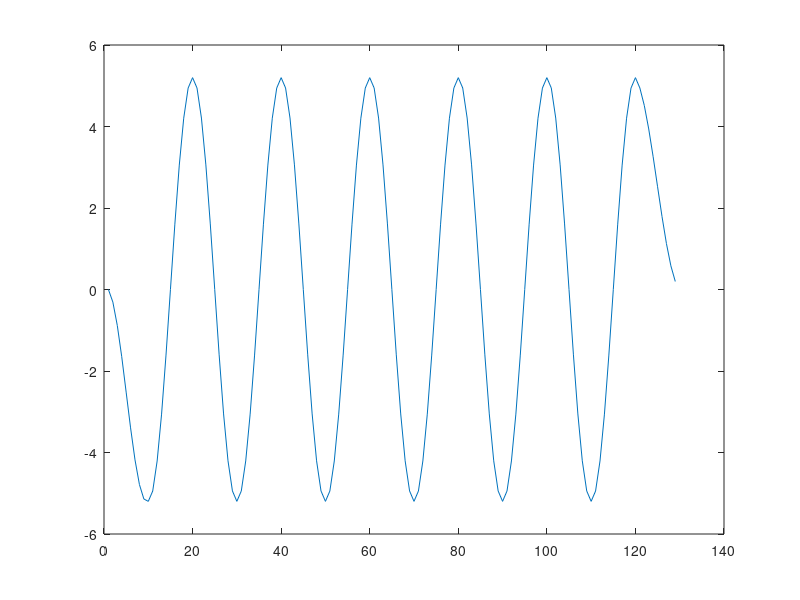

MATLAB code to generate this figure:
% %%%%%%%%%% Part 1 %%%%%%%%%%%%%%%%%%%%
% fc = 1000; %Define 1000 Hz Frequency
% fs = 20000; %Define 20,000 Hz sampling frequency 
% 
% T = 1/fc; %Time period
% Ts = 1/fs; %Sampling time period
% 
% t = 0:Ts:(6*T); % 6 cycles
% 
% x = sin(2*pi*fc*t); %sinusoid with 1000 Hz Freq
% 
% plot(t,x);
% xlabel('TIME VECTOR');
% ylabel('AMPLITUDE');

% %%%%%%%%%% Part 2 %%%%%%%%%%%%%%%%%%%%
% fc = 19000; %Define 19 kHz freq
% fs = 20000; %Define 20 kHz freq
% timelength = 20;
% 
% T = 1/fc; %Time period
% Ts = 1/fs; %Sampling time period
% 
% t = 0:Ts:(120*Ts)-Ts;
% 
% x = sin(2*pi*fc*t); %sinusoid with 19000 Hz Freq
% 
% plot(t,x);
% xlabel('time vector');
% ylabel('amp');

%%%%%%%%%% Part 3 %%%%%%%%%%%%%%%%%%%%
fc = 19000; %Define 1000 Hz Frequency
fs = 20000; %Define 20,000 Hz sampling frequency 

Ts = 1/fs; %Sampling time period

t1 = 0:Ts:(120*Ts)-Ts; % 6 cycles
x = sin(2*pi*fc*(t1)); %sinusoid with 1000 Hz Freq

t2 = 0:Ts:(10*Ts)-Ts;
h = exp(-1000*t2); %same length as the part 1
%h = h(1:10); %truncate to first 10 samples

con = conv(x,h);
%can only use amplitude vectors 

plot(con);